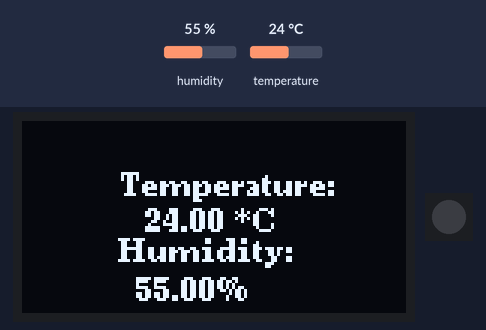
The sketch below on a simulated Arduino Uno, built with avr-gcc and run on an emulated ATmega328P. On the bench: 128×64 one-colour display, 1 RGB LEDs in strip order, left to right. Inputs (shaded band) come from the test bench; at power-on: temperature 24 °C, humidity 55 %. Dim RGB values are drawn brighter than linear.

Above: at 8.9 s.
9.0 s: temperature set to 33 °C
At 14.6 s:
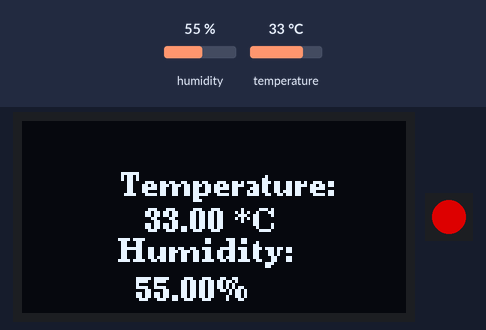
22.1 s: humidity set to 22 %
At 28.0 s:
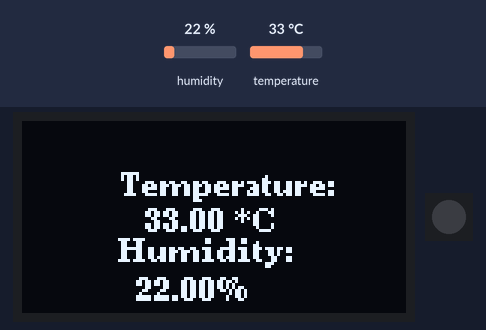
29.6 s: humidity set to 40 %
At 33.3 s:
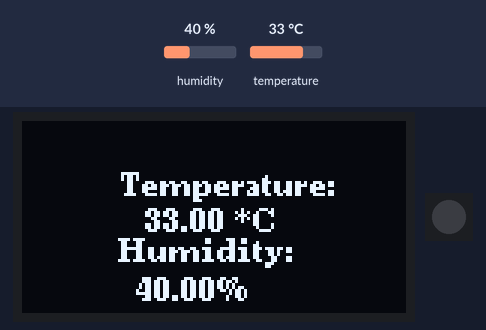
37.1 s: temperature set to 12 °C
At 39.0 s:
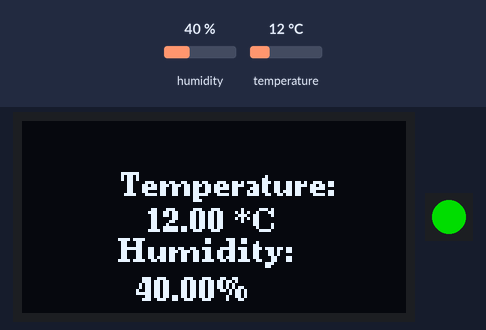
Timing chart, 0 to 45.6 s (numbered marks = the images above; inputs shaded):
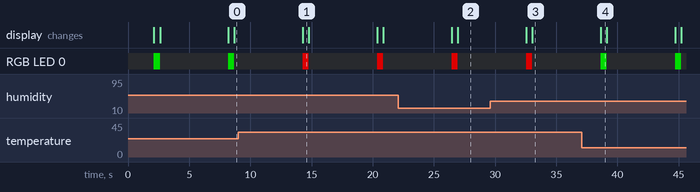

The sketch:

DHT22_C3-Mini_0.66-OLED_cloudfree.ino
```cpp
#include "DHT.h"                // DHT Library
#include <Wire.h>               // For I2C communication
#include <U8g2lib.h>            // OLED Display library
#include <Adafruit_NeoPixel.h>   // NeoPixel library

// OLED display connected using I2C
#define SCREEN_ADDRESS 0x3C
U8G2_SSD1306_128X64_NONAME_F_HW_I2C u8g2(U8G2_R0, U8X8_PIN_NONE);

// Pin to which the DHT11 sensor is connected
const int DHTPIN = 6;
#define DHTTYPE DHT22  // Define the type of DHT sensor (DHT11 or DHT22)

// Initialize the sensor with the pin and type
DHT dht(DHTPIN, DHTTYPE);

// NeoPixel setup
#define PIN 7                 // Pin where the NeoPixel is connected
#define NUMPIXELS 1           // Number of NeoPixels (using one for this example)
Adafruit_NeoPixel pixels(NUMPIXELS, PIN, NEO_GRB + NEO_KHZ800);

void setup() {
  Serial.begin(9600);  // Start serial communication
  Wire.begin();        // Start I2C communication

  dht.begin();         // Initialize DHT sensor
  u8g2.begin();        // Initialize OLED display

  // Initialize NeoPixel
  pixels.begin();
  pixels.setBrightness(150);  // Set brightness (0-255)

  // Set a font for OLED display
  u8g2.setFont(u8g2_font_ncenB08_tr);  // Use a serif font, size 8
}

void loop() {
  delay(2000);  // DHT22 sensor provides a new reading every 2 seconds

  // Read temperature and humidity values
  double humidity = dht.readHumidity();
  double temperatureC = dht.readTemperature();  // Celsius
  double temperatureF = dht.readTemperature(true);  // Fahrenheit

  // Check if the sensor readings are valid
  if (isnan(humidity) || isnan(temperatureC) || isnan(temperatureF)) {
    Serial.println("Error reading data from DHT sensor.");
    return;
  }

  // Clear the display
  u8g2.clearBuffer();

  // Display temperature and humidity on OLED
  u8g2.setCursor(33, 25);
  u8g2.print("Temperature:");
  u8g2.setCursor(32, 37);
  String tempValue = String(temperatureC);
  u8g2.println("   " + tempValue + " *C");

  u8g2.setCursor(32, 47);
  u8g2.print("Humidity:");
  u8g2.setCursor(32, 60);
  String humValue = String(humidity);
  u8g2.println("  " + humValue + "%");

  u8g2.sendBuffer();  // Send buffer to OLED

  // Control NeoPixel based on temperature
  if (temperatureC > 30) {
    pulseRed();  // Pulse red if temperature is above 30°C
  } else {
    pulseGreen();  // Pulse green if temperature is 30°C or below
  }

  delay(2000);  // 2-second delay between readings
}

// Function to pulse the NeoPixel red
void pulseRed() {
  pixels.clear();
  pixels.setPixelColor(0, pixels.Color(255, 0, 0));  // Set NeoPixel color to red
  pixels.show();  // Turn on the NeoPixel
  delay(500);
  pixels.clear();  // Turn off the NeoPixel
  pixels.show();
  delay(1500);  // Delay between pulses
}

// Function to pulse the NeoPixel green
void pulseGreen() {
  pixels.clear();
  pixels.setPixelColor(0, pixels.Color(0, 255, 0));  // Set NeoPixel color to green
  pixels.show();  // Turn on the NeoPixel
  delay(500);
  pixels.clear();  // Turn off the NeoPixel
  pixels.show();
  delay(1500);  // Delay between pulses
}
```

Measured:
- after the input at 9.0 s, the display: first changes after 5.3 s (image 1 shows a later state)
- after the input at 22.1 s, the display: changes after 4.4 s (image 2)
- after the input at 29.6 s, the display: changes after 2.9 s (image 3)
- after the input at 37.1 s, the display: first changes after 1.5 s (image 4 shows a later state)
- what the display in image 1 shows lasts 0.5 s, from 14.3 s to 14.8 s
